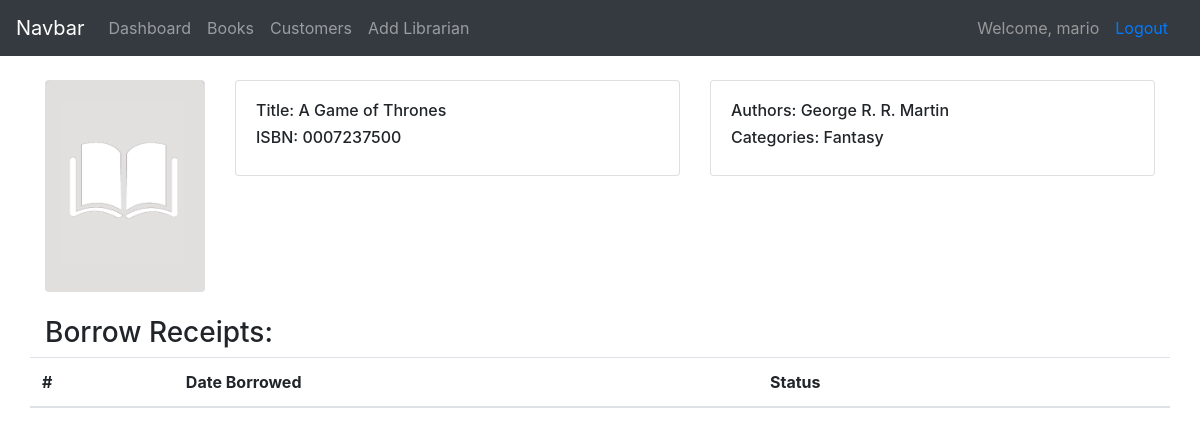
/edition/6/ (signed in), run on an earlier commit of the app's database.
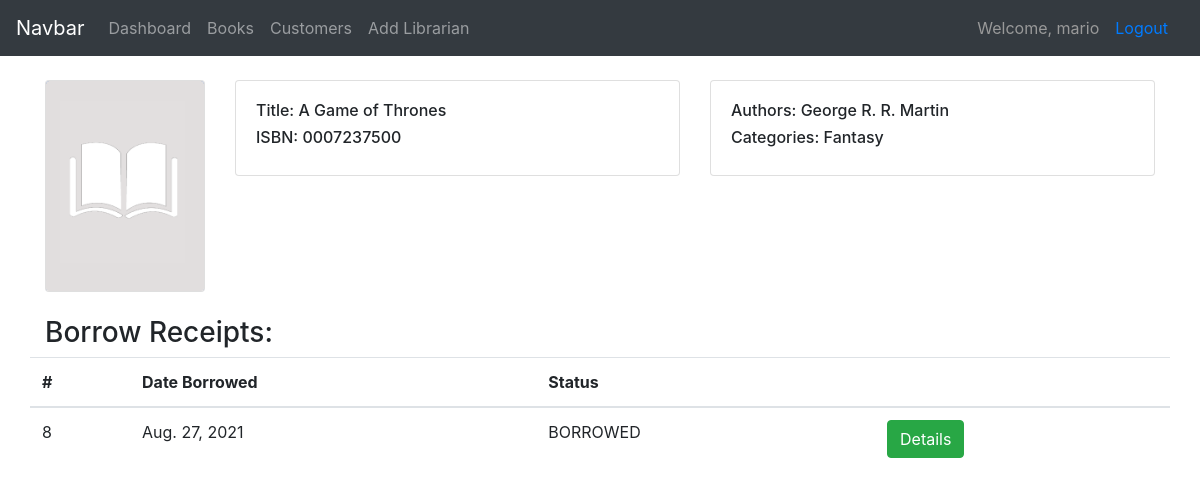
And on a later commit of the database.
### books/models.py (models this page shows)
class BorrowReceipt(models.Model):
    customer = models.ForeignKey(Customer, on_delete=models.CASCADE)
    book_edition = models.ForeignKey(BookEdition, on_delete=models.CASCADE)
    date_borrowed = models.DateField(auto_now_add=True)
    date_to_return = models.DateField(blank=True, null=True)
    return_receipt = models.ForeignKey(ReturnReceipt, on_delete=models.PROTECT, blank=True, null=True, default=None)

### books/views.py (the view)
# urls.py: path('edition/<int:pk>/', views.edition_details, name='edition_details'),
@login_required()
def edition_details(request, pk):
    edition = BookEdition.objects.get(id=pk)
    borrow_receipts = BorrowReceipt.objects.filter(book_edition=edition)
    context = {'edition': edition, 'borrow_receipts': borrow_receipts}
    return render(request, 'books/edition_details.html', context)

### books/models.py (called while the page is built)
    def __str__(self):
        return self.name

    def __str__(self):
        return self.name

### books/templates/books/edition_details.html (shortened to what this page needs)
{% extends 'books/main_template.html' %}
{% block content %}
    <br>
    <div class="container">
        <div class="row justify-content-center">
            <div class="col-sm-2">
                <div class="card">
                    <img class="card-img" src="{{ edition.book.book_cover.url }}" alt="Book Cover">
                </div>
            </div>
            <div class="col-sm-5">
                <div class="card">
                    <div class="card-body">
                        <h6>Title: {{ edition.book.title }}</h6>
                        <h6>ISBN: {{ edition.ISBN }}</h6>
                    </div>
                </div>
            </div>
            <div class="col-sm-5">
                <div class="card">
                    <div class="card-body">
                        <h6>Authors: {{ edition.book.authors.all|join:", " }}</h6>
                        <h6>Categories: {{ edition.book.categories.all|join:", " }}</h6>
                    </div>
                </div>
            </div>
        </div>
        <br>
        <h3>Borrow Receipts: </h3>
        <div class="row">
            <table class="table">
                <thead>
                    <tr>
                        <th scope="col">#</th>
                        <th scope="col">Date Borrowed</th>
                        <th scope="col">Status</th>
                        <th scope="col"></th>
                    </tr>
                </thead>
                <tbody>
                    {% for receipt in borrow_receipts %}
                        <tr>
                            <td>{{ receipt.id }}</td>
                            <td>{{ receipt.date_borrowed }}</td>
                            {% if book.return_receipt == None %}
                                <td>BORROWED</td>
                            {% else %}
                                <td>RETURNED</td>
                            {% endif %}
                            <td><a href="{% url 'borrow_details' receipt.id %}" class="btn btn-success">Details</a></td>
                        </tr>
                    {% endfor %}
                </tbody>
            </table>
        </div>
    </div>
{% endblock %}

What changed in the data, as far as the page shows it:
added BorrowReceipt: id "8", date_borrowed "Aug. 27, 2021"
